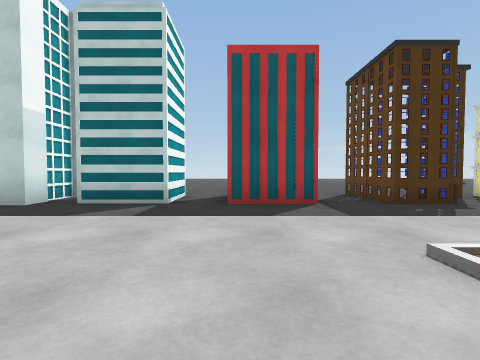
[1] (above)

24 first-person views from a walk through a 3-D level made in the Unity game engine. The camera is 1.3 m above the floor, tilts 2° down and sees 85° across. The floor is counted in squares, 2 m on a side. Each view is taken from the middle of a square. On the plan, view 1 faces up. The plan holds only what a view shows up to about 9 squares ahead; the rest is blank. The place goes on beyond the plan. The player is left out. Some animated figures are not drawn. Some surface patterns are stand-ins.

[2]
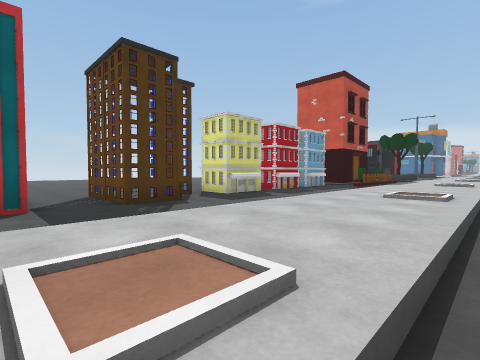

[3]
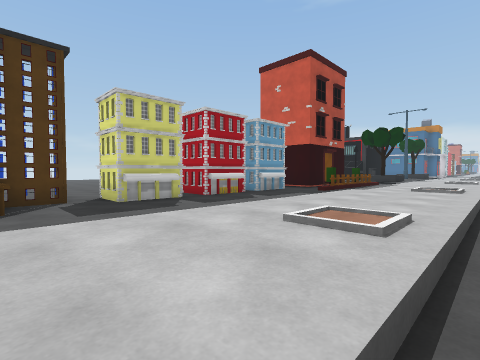

[4]
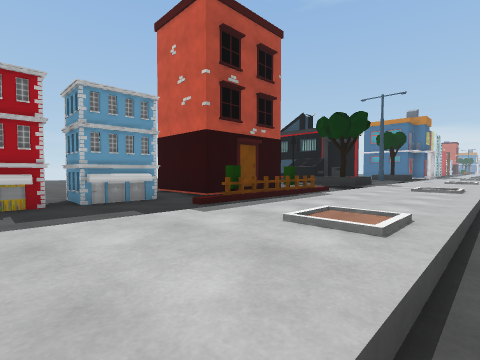

[5]
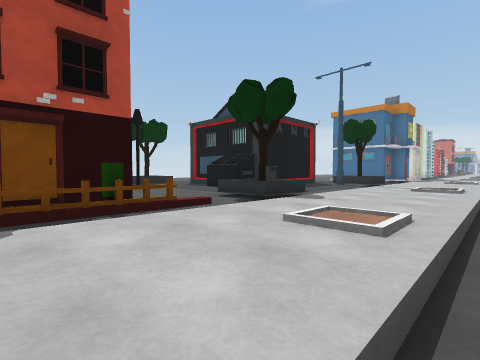

[6]
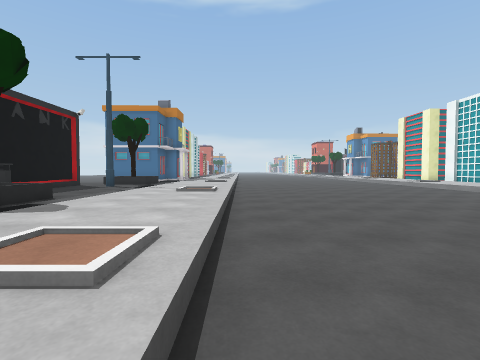

[7]
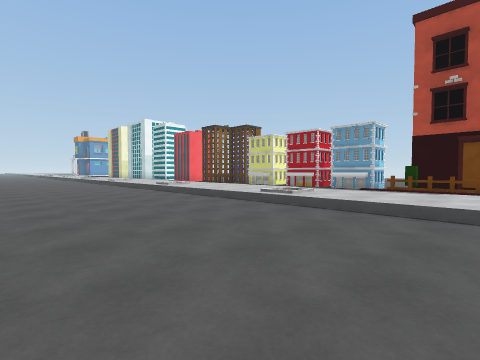

[8]
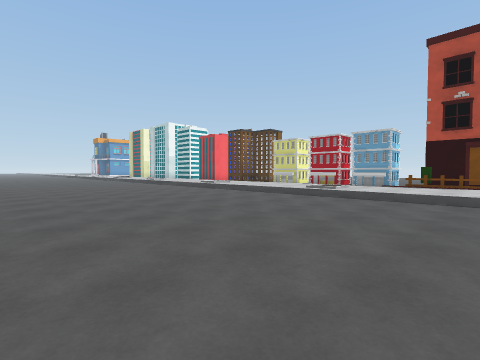

[9]
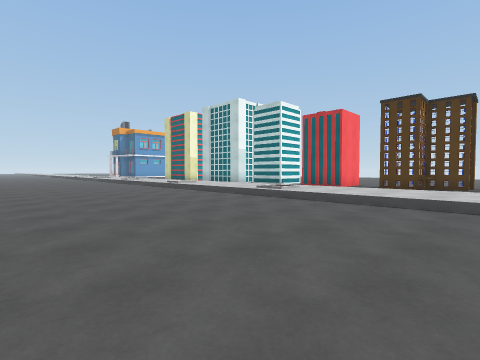

[10]
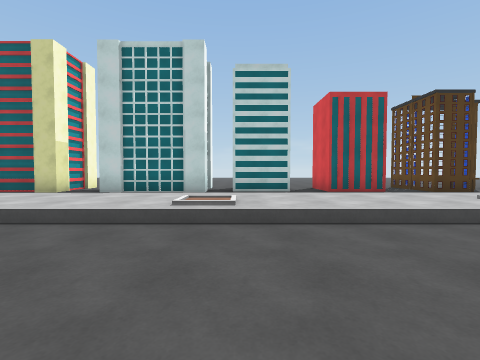

[11]
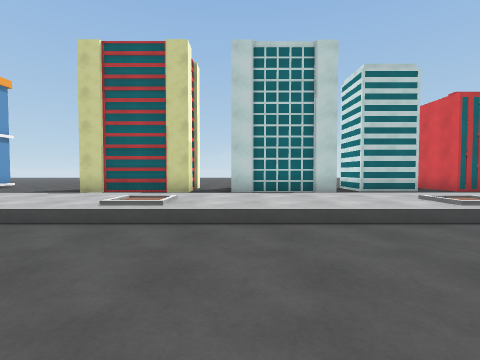

[12]
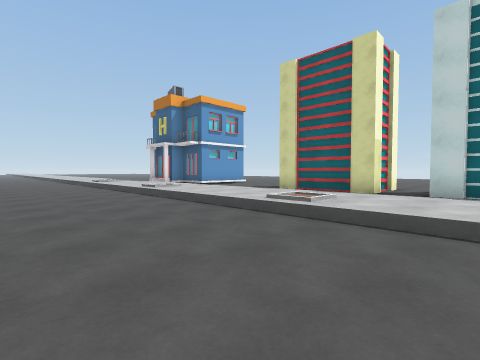

[13]
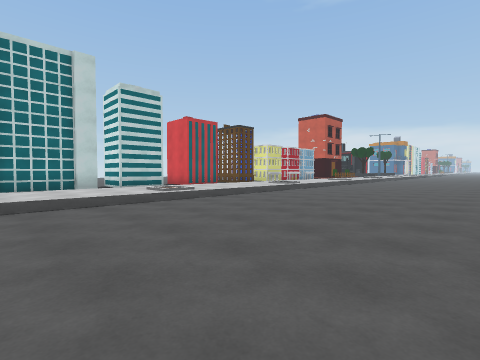

[14]
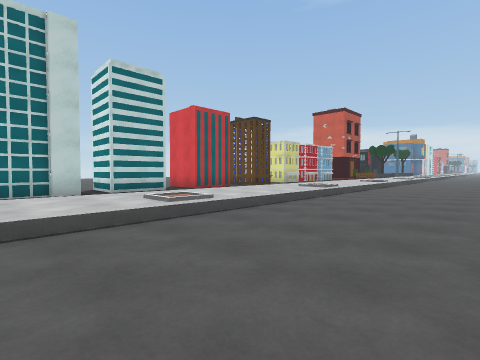

[15]
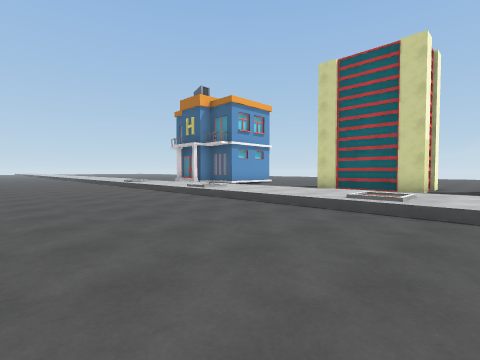

[16]
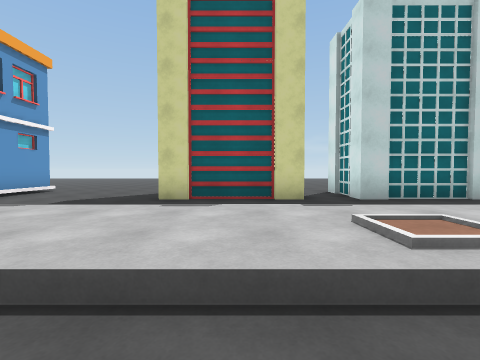

[17]
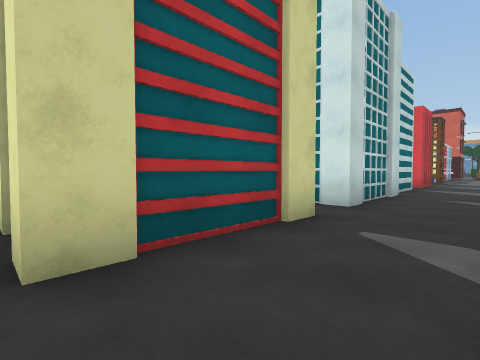

[18]
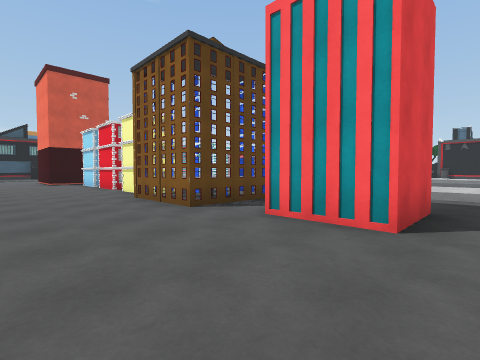

[19]
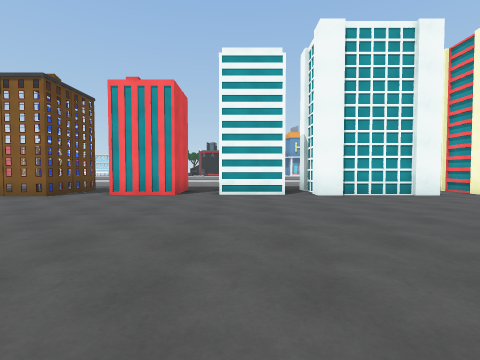

[20]
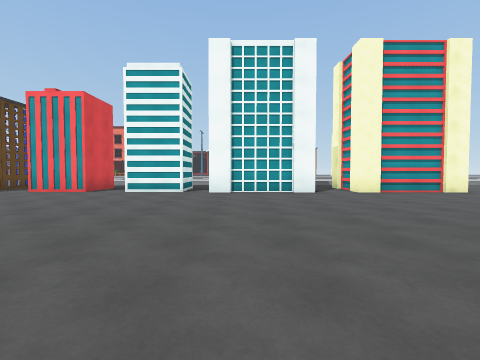

[21]
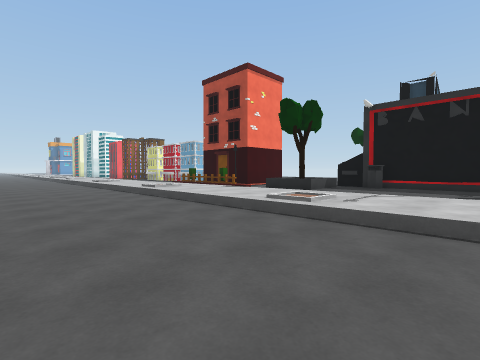

[22]
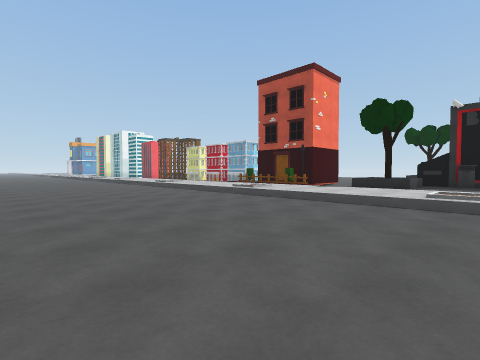

[23]
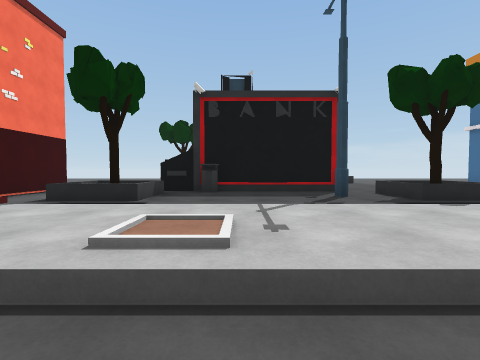

[24]
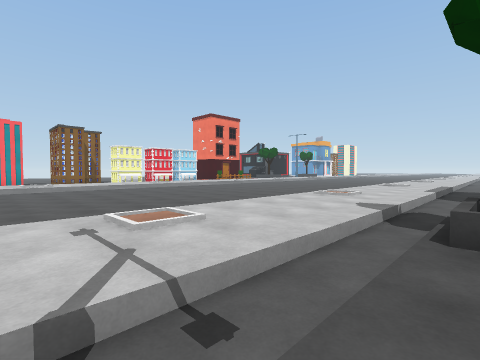

### Floor plan
Key: @ floor where view 1 was taken; # wall or solid block; x gap in a wall; . main floor; : floor 0.25 m higher than the main floor; / step, stairs or slope; ^ raised ledge; B building; A box.
Columns run from 12 left of view 1 to 24 right of it. Each row starts with its distance up from view 1.
 15        .
 14       ... .
 13      .......
 12     .........
 11    .............
 10   ...................
  9  .......................
  8  .......................     ..:
  7 x###.######.##.BBB##...###  #..:#
  6 .###.######.# .BBB##.########..:#####
  5 x###.######.AA.BB...........x..^^:::#
  4 .........................###...^^::::
  3 .....................................
  2 :::::::::::::::::::::::::::::::::::::
  1 ::://::://::://::://::://::://::://::
  0 ............@........................
 -1 .....................................
 -2 .....................................
 -3 .....................................
 -4 .....................................
 -5      ................................
 -6                   ..........    .....
 -7                                  ....

Where each view was taken, in squares from view 1:
view 1: 0 up, 0 right, facing up
view 2: 0 up, 1 right, facing up-right
view 3: 0 up, 4 right, facing up-right
view 4: 0 up, 9 right, facing up-right
view 5: 0 up, 14 right, facing up-right
view 6: 0 up, 15 right, facing right
view 7: 4 down, 15 right, facing up-left
view 8: 6 down, 15 right, facing up-left
view 9: 5 down, 6 right, facing up-left
view 10: 3 down, 3 left, facing up
view 11: 3 down, 7 left, facing up
view 12: 3 down, 6 left, facing up-left
view 13: 5 down, 7 left, facing up-right
view 14: 3 down, 6 left, facing up-right
view 15: 4 down, 7 left, facing up-left
view 16: 1 down, 10 left, facing up
view 17: 3 up, 12 left, facing up-right
view 18: 10 up, 1 left, facing down-right
view 19: 14 up, 2 left, facing down
view 20: 15 up, 5 left, facing down
view 21: 3 down, 24 right, facing up-left
view 22: 5 down, 22 right, facing up-left
view 23: 1 down, 22 right, facing up
view 24: 4 up, 23 right, facing down-left
